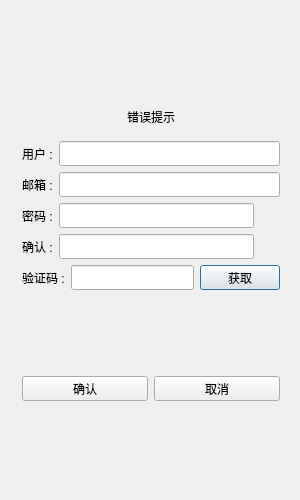
<?xml version="1.0" encoding="UTF-8"?>
<ui version="4.0">
 <class>RegisterDialog</class>
 <widget class="QDialog" name="RegisterDialog">
  <property name="geometry">
   <rect>
    <x>0</x>
    <y>0</y>
    <width>300</width>
    <height>500</height>
   </rect>
  </property>
  <property name="minimumSize">
   <size>
    <width>300</width>
    <height>500</height>
   </size>
  </property>
  <property name="maximumSize">
   <size>
    <width>300</width>
    <height>500</height>
   </size>
  </property>
  <property name="windowTitle">
   <string>Dialog</string>
  </property>
  <layout class="QVBoxLayout" name="verticalLayout_2">
   <item>
    <layout class="QVBoxLayout" name="verticalLayout">
     <item>
      <widget class="QStackedWidget" name="stackedWidget">
       <property name="currentIndex">
        <number>0</number>
       </property>
       <widget class="QWidget" name="page">
        <layout class="QVBoxLayout" name="verticalLayout_3">
         <property name="leftMargin">
          <number>11</number>
         </property>
         <item>
          <spacer name="verticalSpacer">
           <property name="orientation">
            <enum>Qt::Vertical</enum>
           </property>
           <property name="sizeHint" stdset="0">
            <size>
             <width>20</width>
             <height>40</height>
            </size>
           </property>
          </spacer>
         </item>
         <item>
          <widget class="QWidget" name="widget" native="true">
           <layout class="QVBoxLayout" name="verticalLayout_4">
            <item>
             <widget class="QLabel" name="err_tip">
              <property name="maximumSize">
               <size>
                <width>16777215</width>
                <height>16777215</height>
               </size>
              </property>
              <property name="text">
               <string>错误提示</string>
              </property>
              <property name="alignment">
               <set>Qt::AlignCenter</set>
              </property>
             </widget>
            </item>
           </layout>
          </widget>
         </item>
         <item>
          <layout class="QHBoxLayout" name="horizontalLayout">
           <item>
            <widget class="QLabel" name="user_label">
             <property name="minimumSize">
              <size>
               <width>0</width>
               <height>25</height>
              </size>
             </property>
             <property name="maximumSize">
              <size>
               <width>16777215</width>
               <height>25</height>
              </size>
             </property>
             <property name="text">
              <string>用户 :</string>
             </property>
            </widget>
           </item>
           <item>
            <widget class="QLineEdit" name="user_edit">
             <property name="minimumSize">
              <size>
               <width>0</width>
               <height>25</height>
              </size>
             </property>
             <property name="maximumSize">
              <size>
               <width>16777215</width>
               <height>25</height>
              </size>
             </property>
            </widget>
           </item>
          </layout>
         </item>
         <item>
          <layout class="QHBoxLayout" name="horizontalLayout_2">
           <item>
            <widget class="QLabel" name="email_label">
             <property name="minimumSize">
              <size>
               <width>0</width>
               <height>25</height>
              </size>
             </property>
             <property name="maximumSize">
              <size>
               <width>16777215</width>
               <height>25</height>
              </size>
             </property>
             <property name="text">
              <string>邮箱 :</string>
             </property>
            </widget>
           </item>
           <item>
            <widget class="QLineEdit" name="email_edit">
             <property name="minimumSize">
              <size>
               <width>0</width>
               <height>25</height>
              </size>
             </property>
             <property name="maximumSize">
              <size>
               <width>16777215</width>
               <height>25</height>
              </size>
             </property>
            </widget>
           </item>
          </layout>
         </item>
         <item>
          <layout class="QHBoxLayout" name="horizontalLayout_3">
           <item>
            <widget class="QLabel" name="pass_label">
             <property name="minimumSize">
              <size>
               <width>0</width>
               <height>25</height>
              </size>
             </property>
             <property name="maximumSize">
              <size>
               <width>16777215</width>
               <height>25</height>
              </size>
             </property>
             <property name="text">
              <string>密码 :</string>
             </property>
            </widget>
           </item>
           <item>
            <widget class="QLineEdit" name="pass_edit">
             <property name="minimumSize">
              <size>
               <width>0</width>
               <height>25</height>
              </size>
             </property>
             <property name="maximumSize">
              <size>
               <width>16777215</width>
               <height>25</height>
              </size>
             </property>
            </widget>
           </item>
           <item>
            <widget class="ClickedLabel" name="pass_visible">
             <property name="minimumSize">
              <size>
               <width>20</width>
               <height>20</height>
              </size>
             </property>
             <property name="maximumSize">
              <size>
               <width>20</width>
               <height>20</height>
              </size>
             </property>
             <property name="text">
              <string/>
             </property>
            </widget>
           </item>
          </layout>
         </item>
         <item>
          <layout class="QHBoxLayout" name="horizontalLayout_4">
           <item>
            <widget class="QLabel" name="confirm_label">
             <property name="minimumSize">
              <size>
               <width>0</width>
               <height>25</height>
              </size>
             </property>
             <property name="maximumSize">
              <size>
               <width>16777215</width>
               <height>25</height>
              </size>
             </property>
             <property name="text">
              <string>确认 :</string>
             </property>
            </widget>
           </item>
           <item>
            <widget class="QLineEdit" name="confirm_edit">
             <property name="minimumSize">
              <size>
               <width>0</width>
               <height>25</height>
              </size>
             </property>
             <property name="maximumSize">
              <size>
               <width>16777215</width>
               <height>25</height>
              </size>
             </property>
            </widget>
           </item>
           <item>
            <widget class="ClickedLabel" name="confirm_visible">
             <property name="minimumSize">
              <size>
               <width>20</width>
               <height>20</height>
              </size>
             </property>
             <property name="maximumSize">
              <size>
               <width>20</width>
               <height>20</height>
              </size>
             </property>
             <property name="text">
              <string/>
             </property>
            </widget>
           </item>
          </layout>
         </item>
         <item>
          <layout class="QHBoxLayout" name="horizontalLayout_5">
           <item>
            <widget class="QLabel" name="verify_label">
             <property name="minimumSize">
              <size>
               <width>0</width>
               <height>25</height>
              </size>
             </property>
             <property name="maximumSize">
              <size>
               <width>16777215</width>
               <height>25</height>
              </size>
             </property>
             <property name="text">
              <string>验证码 :</string>
             </property>
            </widget>
           </item>
           <item>
            <widget class="QLineEdit" name="verify_edit">
             <property name="minimumSize">
              <size>
               <width>0</width>
               <height>25</height>
              </size>
             </property>
             <property name="maximumSize">
              <size>
               <width>16777215</width>
               <height>25</height>
              </size>
             </property>
            </widget>
           </item>
           <item>
            <widget class="TimerBtn" name="get_code">
             <property name="minimumSize">
              <size>
               <width>0</width>
               <height>25</height>
              </size>
             </property>
             <property name="maximumSize">
              <size>
               <width>16777215</width>
               <height>25</height>
              </size>
             </property>
             <property name="text">
              <string>获取</string>
             </property>
             <property name="iconSize">
              <size>
               <width>16</width>
               <height>16</height>
              </size>
             </property>
            </widget>
           </item>
          </layout>
         </item>
         <item>
          <spacer name="verticalSpacer_2">
           <property name="orientation">
            <enum>Qt::Vertical</enum>
           </property>
           <property name="sizeHint" stdset="0">
            <size>
             <width>20</width>
             <height>40</height>
            </size>
           </property>
          </spacer>
         </item>
         <item>
          <layout class="QHBoxLayout" name="horizontalLayout_6">
           <item>
            <widget class="QPushButton" name="sure_btn">
             <property name="minimumSize">
              <size>
               <width>0</width>
               <height>25</height>
              </size>
             </property>
             <property name="maximumSize">
              <size>
               <width>16777215</width>
               <height>25</height>
              </size>
             </property>
             <property name="text">
              <string>确认</string>
             </property>
             <property name="iconSize">
              <size>
               <width>16</width>
               <height>16</height>
              </size>
             </property>
            </widget>
           </item>
           <item>
            <widget class="QPushButton" name="cancel_btn">
             <property name="minimumSize">
              <size>
               <width>0</width>
               <height>25</height>
              </size>
             </property>
             <property name="maximumSize">
              <size>
               <width>16777215</width>
               <height>25</height>
              </size>
             </property>
             <property name="text">
              <string>取消</string>
             </property>
             <property name="iconSize">
              <size>
               <width>16</width>
               <height>16</height>
              </size>
             </property>
            </widget>
           </item>
          </layout>
         </item>
         <item>
          <spacer name="verticalSpacer_3">
           <property name="orientation">
            <enum>Qt::Vertical</enum>
           </property>
           <property name="sizeHint" stdset="0">
            <size>
             <width>20</width>
             <height>40</height>
            </size>
           </property>
          </spacer>
         </item>
        </layout>
       </widget>
       <widget class="QWidget" name="page_2">
        <layout class="QVBoxLayout" name="verticalLayout_5">
         <item>
          <spacer name="verticalSpacer_4">
           <property name="orientation">
            <enum>Qt::Vertical</enum>
           </property>
           <property name="sizeHint" stdset="0">
            <size>
             <width>20</width>
             <height>40</height>
            </size>
           </property>
          </spacer>
         </item>
         <item>
          <widget class="QLabel" name="tip_lb">
           <property name="text">
            <string>注册成功, 5s后返回登录</string>
           </property>
           <property name="alignment">
            <set>Qt::AlignCenter</set>
           </property>
          </widget>
         </item>
         <item>
          <widget class="QLabel" name="tip2_lb">
           <property name="text">
            <string>可点击返回按钮直接返回登录界面</string>
           </property>
           <property name="alignment">
            <set>Qt::AlignCenter</set>
           </property>
          </widget>
         </item>
         <item>
          <spacer name="verticalSpacer_5">
           <property name="orientation">
            <enum>Qt::Vertical</enum>
           </property>
           <property name="sizeHint" stdset="0">
            <size>
             <width>20</width>
             <height>40</height>
            </size>
           </property>
          </spacer>
         </item>
         <item>
          <widget class="QWidget" name="widget_2" native="true">
           <layout class="QHBoxLayout" name="horizontalLayout_7">
            <item>
             <spacer name="horizontalSpacer">
              <property name="orientation">
               <enum>Qt::Horizontal</enum>
              </property>
              <property name="sizeHint" stdset="0">
               <size>
                <width>40</width>
                <height>20</height>
               </size>
              </property>
             </spacer>
            </item>
            <item>
             <widget class="QPushButton" name="return_btn">
              <property name="minimumSize">
               <size>
                <width>0</width>
                <height>25</height>
               </size>
              </property>
              <property name="maximumSize">
               <size>
                <width>16777215</width>
                <height>25</height>
               </size>
              </property>
              <property name="text">
               <string>返回</string>
              </property>
             </widget>
            </item>
            <item>
             <spacer name="horizontalSpacer_2">
              <property name="orientation">
               <enum>Qt::Horizontal</enum>
              </property>
              <property name="sizeHint" stdset="0">
               <size>
                <width>40</width>
                <height>20</height>
               </size>
              </property>
             </spacer>
            </item>
           </layout>
          </widget>
         </item>
         <item>
          <spacer name="verticalSpacer_6">
           <property name="orientation">
            <enum>Qt::Vertical</enum>
           </property>
           <property name="sizeHint" stdset="0">
            <size>
             <width>20</width>
             <height>40</height>
            </size>
           </property>
          </spacer>
         </item>
        </layout>
       </widget>
      </widget>
     </item>
    </layout>
   </item>
  </layout>
 </widget>
 <customwidgets>
  <customwidget>
   <class>ClickedLabel</class>
   <extends>QLabel</extends>
   <header>clickedlabel.h</header>
  </customwidget>
  <customwidget>
   <class>TimerBtn</class>
   <extends>QPushButton</extends>
   <header>timerbtn.h</header>
  </customwidget>
 </customwidgets>
 <resources/>
 <connections/>
</ui>
